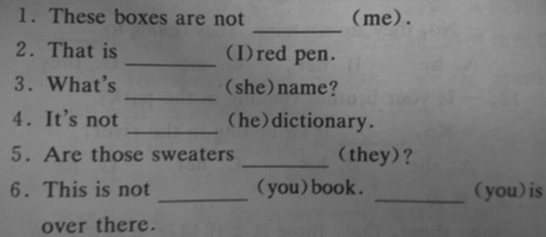
#> input picture lang/programming/python/opencv/面对直线你说霍夫线变换是万能的吗/填空题.png, 546 x 237 px
$ python h.py
#> lines starting #> are read from the running program, lines starting #| are printed output that depends on the picture; after the words box and inside, x2 and y2 are one past the last pixel; in counts of white or black regions, pixels touching at a corner belong together

"""
https://mp.weixin.qq.com/s?__biz=MzA4ODgyMDg0MQ==&mid=100001057&idx=1&sn=ebfd3cf30ffb3a48909bd309fa59f82d&chksm=1025182727529131c5c63d02663bfc517b89c23f4884c4d49334fee27d12947b792e9b36643f#rd
面对直线，你说霍夫线变换是万能的吗

https://www.geeksforgeeks.org/line-detection-python-opencv-houghline-method/?ref=gcse

doc\lang\programming\opencv summary.md

"""

import numpy as np
import cv2

"""
虽然python 3 使用统一编码解决了中文字符串的问题，但在使用opencv中imread函数读取中文路径图像文件时仍会报错
此时可借助于numpy 先将文件数据读取出来，然后使用opencv中imdecode函数将其解码成图像数据。此方法对python 2 和3均适用。
"""

if __name__ == '__main__':

    imgData = np.fromfile('./填空题.png', dtype=np.uint8)
    img_origin = cv2.imdecode(imgData, -1)
#> img_origin is the input picture: shape (237, 546, 4); mean B, G, R, A 118.3, 118.2, 118.2, 255
    img_rgb = cv2.cvtColor(np.asarray(img_origin), cv2.COLOR_BGRA2RGB)

    # 转灰度图
    img_gray = cv2.cvtColor(np.asarray(img_origin), cv2.COLOR_BGR2GRAY)   #cv2.COLOR_RGB2BGR
    print(type(img_gray))
#| <class 'numpy.ndarray'>

    w = img_gray.shape[0]
#> w = 237
    h = img_gray.shape[1]
#> h = 546

    # slice 子矩阵，既剪裁图像
    img_crop = img_gray[0:w-30, 0:h-70]
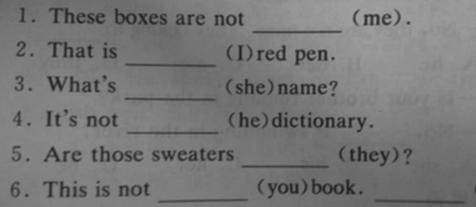
#> img_crop: shape (207, 476); min 31, max 164, mean 119.1

    # 二值化
    ret, img_binary = cv2.threshold(img_crop, 92, 255, cv2.THRESH_BINARY_INV)
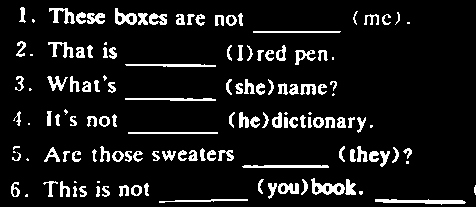
#> img_binary: shape (207, 476); 9.4% white; 136 white regions (22 under 20 px), largest, box (x1, y1, x2, y2) and area: (375, 199, 466, 205) 323, (311, 178, 345, 195) 289, (242, 165, 329, 168) 248
    # imshow("1:二值操作", binaryImage)

    # 开操作(将文字这些密集的“孔洞”给腐蚀掉，仅留下直线)
    rect_kernel = cv2.getStructuringElement(
        cv2.MORPH_RECT, (20, 2))  # 定义了20*2 大小的矩形核
    img_opening = cv2.morphologyEx(img_binary, cv2.MORPH_OPEN, rect_kernel)
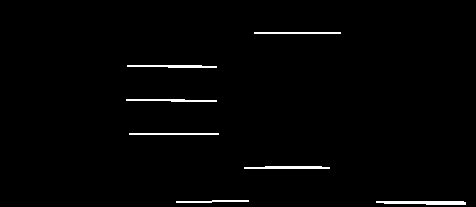
#> img_opening: shape (207, 476); 1.5% white in thin lines or dots, all inside (x1, y1, x2, y2) = (126, 32, 466, 205)

    # 膨胀加粗
    rect_kernel2 = cv2.getStructuringElement(
        cv2.MORPH_RECT, (3, 3))  # 定义了20*2 大小的矩形核
    img_dilate = cv2.dilate(img_opening, rect_kernel2)
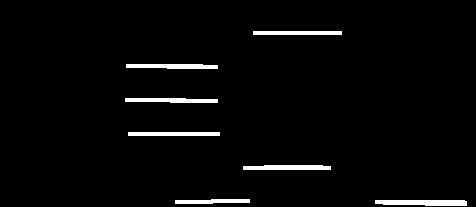
#> img_dilate: shape (207, 476); 2.8% white; 7 white regions, largest, box (x1, y1, x2, y2) and area: (375, 200, 467, 206) 492, (243, 165, 331, 170) 411, (126, 64, 218, 69) 404

    #edges = cv2.Canny(img_dilate,50,150,apertureSize=3)


    # Apply HoughLinesP method to
    # to directly obtain line end points
    lines = cv2.HoughLinesP(
        img_dilate,  # Input edge image
        1,  # Distance resolution in pixels
        np.pi/180,  # Angle resolution in radians
        threshold=30,  # Min number of votes for valid line
        minLineLength=20,  # Min allowed length of line
        maxLineGap=0  # Max allowed gap between line for joining them
        )
#> lines = 33 rows, first 6: [175, 201, 249, 201], [175, 202, 249, 202], [175, 200, 249, 200], [128, 134, 219, 135], [128, 133, 219, 133], [375, 202, 466, 203]

    #img_color = cv2.cvtColor(img_origin, cv2.COLOR_BGR2RGB)


    for points in lines:
      # Extracted points nested in the list
      x1,y1,x2,y2=points[0]
      # Draw the lines joing the points
      # On the original image
      #cv2.line(img_origin, (x1,y1),(x2,y2),(0,0,255, 255), 2)  # 原图是四通道的BGRA(蓝绿红 + alpha 透明度)
      cv2.line(img_rgb, (x1,y1),(x2,y2),(0,0,255), 2)  # 看来无论原图怎么样，cv2 的三个通道顺序永远都是: BGR
#> this loop made 33 passes
#> (x1, y1, x2, y2) on passes 1 to 12: (175, 201, 249, 201), (175, 202, 249, 202), (175, 200, 249, 200), (128, 134, 219, 135), (128, 133, 219, 133), (375, 202, 466, 203), (135, 67, 217, 65), (125, 100, 217, 101), (253, 33, 341, 32), (375, 200, 466, 202), (243, 166, 330, 166), (243, 168, 330, 168)
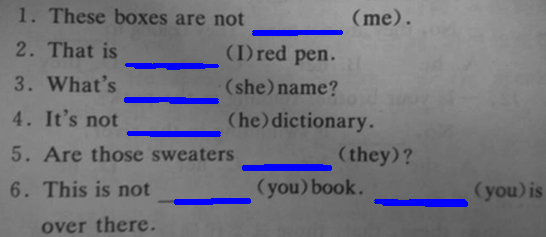
#> img_rgb: shape (237, 546, 3); mean R, G, B 115.3, 115.3, 122.9


    cv2.imshow("origin", img_origin)
    cv2.imshow("croped", img_crop)
    cv2.imshow("binary", img_binary)
    cv2.imshow("opening", img_opening)
    cv2.imshow("dilate", img_dilate)
    cv2.imshow("result", img_rgb)

    cv2.waitKey(0)


    """

cpp origin


# include <iostream>
# include <opencv2/opencv.hpp>

using namespace std;
using namespace cv;

int main()
{
  Mat srcImage, dstImage, binaryImage;
  srcImage = imread("原图.png",0);
  imshow("原图", srcImage);

  waitKey(0);
  return 0;
}

 //剪裁图片
  Mat roiImage = srcImage(Rect(0, 0, srcImage.cols - 70, srcImage.rows - 30));
  imshow("0:抠图操作", roiImage);

    //对图像进行二值化
  threshold(roiImage, binaryImage, 92, 255, THRESH_BINARY_INV );
  imshow("1:二值操作", binaryImage);


  Mat morhpImage;
  Mat kernel = getStructuringElement(MORPH_RECT, Size(20, 2), Point(-1, -1));//自定义一个核
  morphologyEx(binaryImage, morhpImage, MORPH_OPEN, kernel, Point(-1, -1));//开操作
  imshow("2:开操作", morhpImage);


  Mat dilateImage;
  kernel = getStructuringElement(MORPH_RECT, Size(3, 3), Point(-1, -1));
  dilate(morhpImage, dilateImage, kernel);
  imshow("3:膨胀操作", dilateImage);


  vector<Vec4i> lines;
  HoughLinesP(dilateImage, lines, 1, CV_PI / 180.0, 30, 20.0, 0);
  dstImage = srcImage.clone();
  cvtColor(dstImage, dstImage, COLOR_GRAY2BGR);
  for (size_t t = 0; t < lines.size(); t++) {
    Vec4i ln = lines[t];
    line(dstImage, Point(ln[0], ln[1]), Point(ln[2], ln[3]), Scalar(0, 0, 255), 2, 8, 0);
  }
  imshow("4:绘制直线", dstImage);

    """
